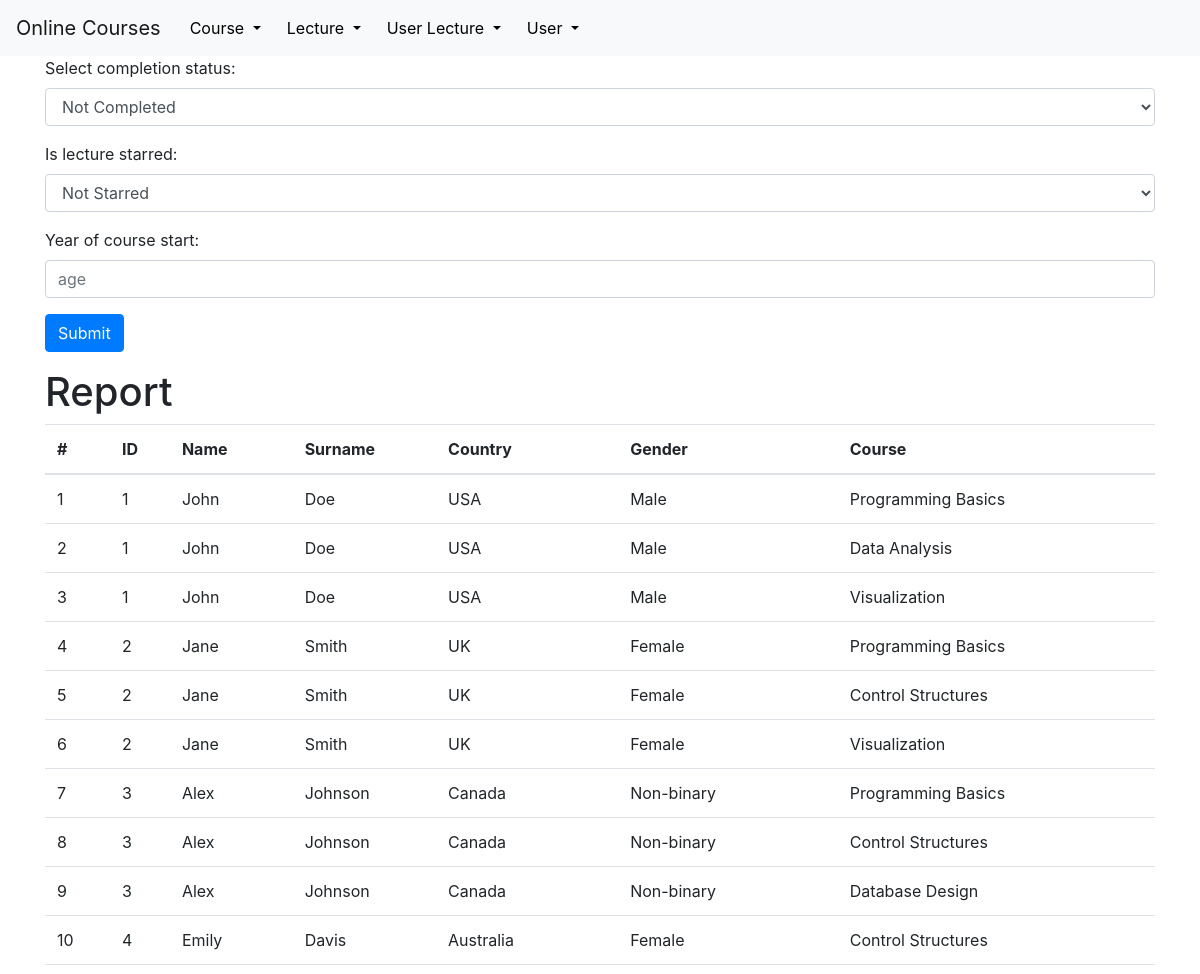
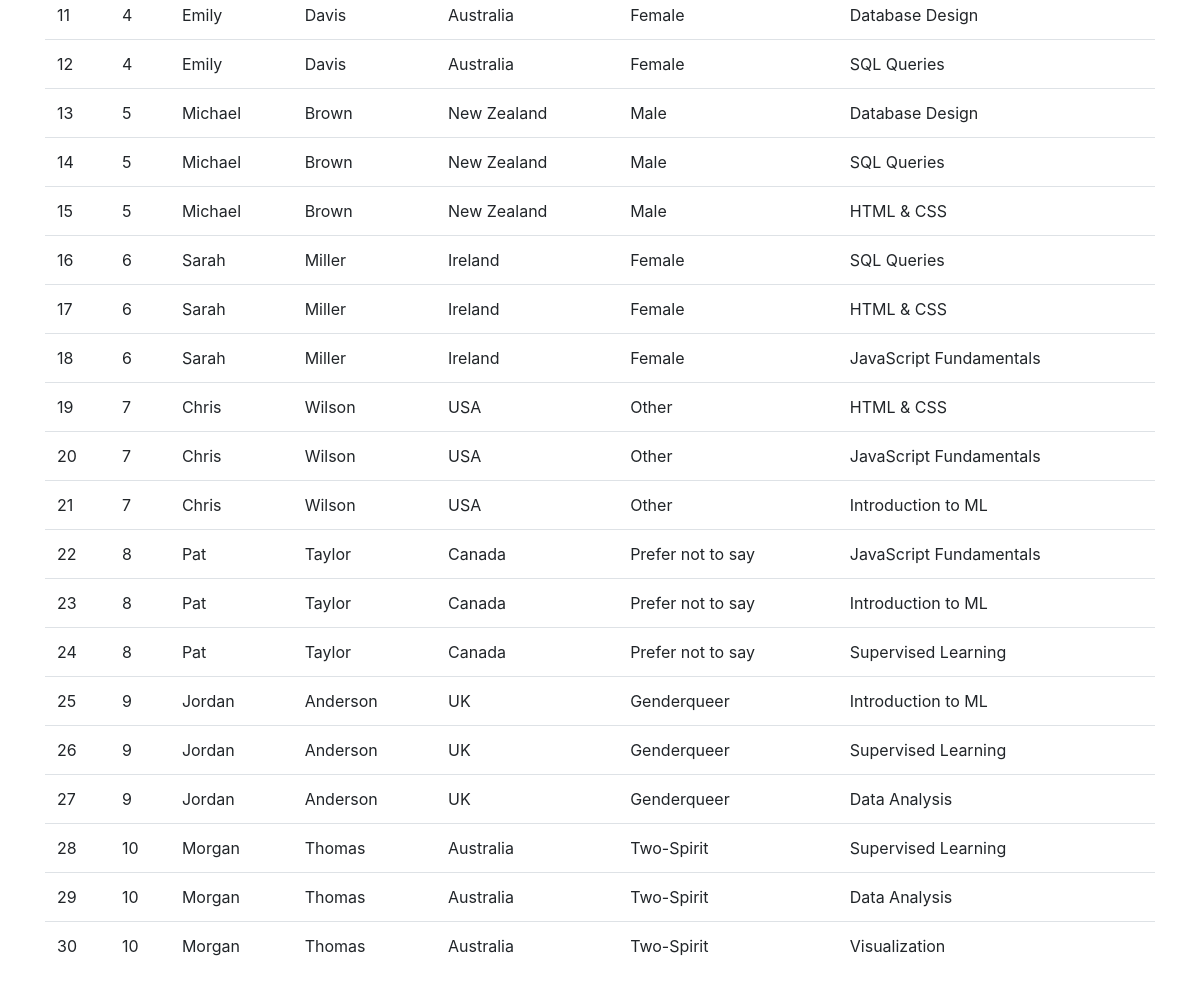
Screenshot of /report with the database file from the repository (2 pictures, top to bottom).
### tables this page shows
CREATE TABLE users (
    id INTEGER PRIMARY KEY AUTOINCREMENT,
    name VARCHAR(255) NOT NULL,
    surname VARCHAR(255) NOT NULL,
    country VARCHAR(255) NOT NULL,
    fk_GENDERid INTEGER REFERENCES genders(id)
    ON DELETE CASCADE
);

CREATE TABLE lectures (
    id INTEGER PRIMARY KEY AUTOINCREMENT,
    title VARCHAR(255) NOT NULL,
    fk_COURSEid INTEGER REFERENCES courses(id)
    ON DELETE CASCADE
);

### app.py (the view, shortened to what this page needs)
@app.route('/report', methods=('GET', 'POST'))
def report():
    table_name = "users"
    connection = get_db_connection()
    cursor = connection.cursor()
    data = cursor.execute("""
        SELECT users.id, users.name, users.surname, users.country, genders.gender, lectures.title
            FROM users
            LEFT JOIN lectures
            ON lectures.id IN
               (SELECT fk_LECTUREid
                FROM user_lectures
                WHERE fk_USERid = users.id)
            LEFT JOIN genders
            ON genders.id = users.fk_GENDERid

        GROUP BY users.id, lectures.id
        ORDER BY users.id
    """).fetchall()
    for row in data:
        for key in row:
            print(key)
    my_class = classAdresses[table_name]
    rows = my_class.select(connection)
    special_attributes = {}
    return render_template('report.html', rows=data, table_class=my_class)

### DB_Classes.py (called while the page is built)
    @classmethod
    def select(cls, db_connection, amount=None):
        query = f"SELECT * FROM '{cls.table_name}'"
        if amount is not None:
            query += " LIMIT ?"
            users = db_connection.execute(query, (amount,))
        else:
            users = db_connection.execute(query)
        return users.fetchall()

### app.py (called while the page is built)
def get_db_connection(db='database.db'):
    connection = sqlite3.connect(db)
    connection.row_factory = sqlite3.Row
    return connection

@app.template_filter('get_title')
def getTitle(myClass):
    if myClass == User:
        return usersTitle
    elif myClass == Course:
        return coursesTitle
    elif myClass == Lecture:
        return lecturesTitle
    elif myClass == UserLecture:
        return userLecturesTitle

@app.template_filter('get_id')
def getID(myClass):
    return myClass.id

### templates/report.html (shortened to what this page needs)
{% extends 'base.html' %}
{% block content %}
<form method="POST">
    <div class="form-group">
        <label for="is_completed">Select completion status:</label>
        <select name="is_completed" class="form-control" id="is_completed">
            <option value=0> Not Completed </option>
        </select>
    </div>
    <div class="form-group">
        <label for="is_starred">Is lecture starred:</label>
        <select name="is_starred" class="form-control" id="is_starred">
            <option value=0> Not Starred </option>
        </select>
    </div>
    <div class="form-group">
        <label for="age">Year of course start:</label>
        <input type="text" name="age"
               placeholder="age" class="form-control"
               value="{{ request.form[age] }}" id="age"></input>
    </div>
    <div class="form-group">
        <button type="submit" class="btn btn-primary">Submit</button>
    </div>
</form>
<h1>{% block title %} Report {% endblock %}</h1>
{% set id = table_class | get_id %}
<table class="table">
    <thead>
        <tr>
            <th scope="col">#</th>
            {% for attribute in table_class | get_title %}
                <th scope="col">{{ attribute }}</th>
            {% endfor %}
            <th scope="col">Course</th>
        </tr>
    </thead>
    <tbody>
        {% for row in rows %}
        <tr>
            <td>{{ loop.index }}</td>
            {% for el in row %}
                <td>{{ el }}</td>
            {% endfor %}
        </tr>
        {% endfor %}
    </tbody>
</table>
{% endblock %}

### static/css/style.css (style rules this page uses)
option { height: 50px; overflow: auto; }

### rows the page displays
users: row "1" "Male" "1" "Male" "1" "Male", name "John", surname "Doe", country "USA"
lectures: title "Programming Basics"
lectures: title "Data Analysis"
lectures: title "Visualization"
users: row "2" "Female" "2" "Female" "2" "Female", name "Jane", surname "Smith", country "UK"
lectures: title "Control Structures"
users: row "3" "Non-binary" "3" "Non-binary" "3" "Non-binary", name "Alex", surname "Johnson", country "Canada"
lectures: title "Database Design"
users: row "4" "Female" "4" "Female" "4" "Female", name "Emily", surname "Davis", country "Australia"
lectures: title "SQL Queries"
users: row "5" "Male" "5" "Male" "5" "Male", name "Michael", surname "Brown", country "New Zealand"
lectures: title "HTML & CSS"
users: row "6" "Female" "6" "Female" "6" "Female", name "Sarah", surname "Miller", country "Ireland"
lectures: title "JavaScript Fundamentals"
users: row "7" "Other" "7" "Other" "7" "Other", name "Chris", surname "Wilson", country "USA"
lectures: title "Introduction to ML"
users: row "8" "Prefer not to say" "8" "Prefer not to say" "8" "Prefer not to say", name "Pat", surname "Taylor", country "Canada"
lectures: title "Supervised Learning"
users: row "9" "Genderqueer" "9" "Genderqueer" "9" "Genderqueer", name "Jordan", surname "Anderson", country "UK"
users: row "10" "Two-Spirit" "10" "Two-Spirit" "10" "Two-Spirit", name "Morgan", surname "Thomas", country "Australia"

### other values shown
{{ attribute }} "ID" "Name" "Surname" "Country" "Gender"
